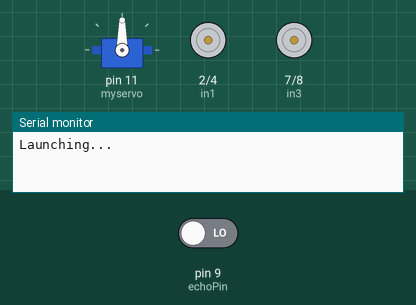
A sketch run on a simulated Arduino Uno, built with avr-gcc and run on an emulated ATmega328P. Parts: servo, motor-driver pin pairs drawn as motors (green arrow = first pin HIGH = forward, orange = second pin HIGH = backward, longer = more drive), the last lines printed to the serial monitor. The inputs (shaded band) are chosen by the test bench; at power-on: pin 9 (echoPin) LOW.

Above: at 0.1 s.
At 4.1 s:
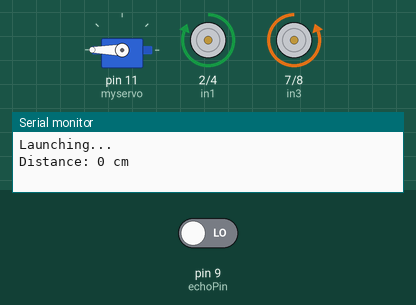
Timing chart, 0 to 5.6 s (numbered marks = the images above):
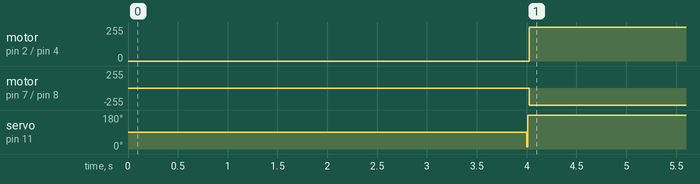

The sketch:

Arduino_Robot_Code_WServo_Present.ino
```cpp
//Defining connections for the motors
#define in1 2    //in1 (H-board) connected with 2 (Arduino)
#define in2 4    //in2 (H-board) connected with 4 (Arduino)
#define in3 7    //in3 (H-board) connected with 7 (Arduino)
#define in4 8    //in4 (H-board) connected with 8 (Arduino)

//Defining connections for ultrasonic sensor
#define echoPin 9    //echo (Sensor) connected with PWM 9
#define trigPin 10   //trig (Sensor) connected with PWM 10

#include <Servo.h>
Servo myservo;

//Defining variables
long duration; //Long variable used to extend the amount of time the sensor records to properly measure the the speed of the wavelength when calculating distance
int distance; //variable for distance in centimeters
int pos=0; //Sets the servo's initial position to zero

void setup()
{
 myservo.attach(11);
 pinMode (trigPin, OUTPUT);         //The trig pin on the Sensor
 pinMode (echoPin, INPUT);          //The echo pin on the Sensor
 pinMode (in1, OUTPUT);             //In1 on the H-Board; Used to spin the left motor in the same direction as In3
 pinMode (in2, OUTPUT);             //In2 on the H-Board; Used to spin the left motor in the same direction as In4  INPUT
 pinMode (in3, OUTPUT);             //In3 on the H-Board; Used to spin the right motor in the same direction as In1
 pinMode (in4, OUTPUT);             //In4 on the H-Board; Used to spin the right motor in the same direction as In2 INPUT
 Serial.begin(9600);                //Launches the Serial Monitor in 9600 baud
 Serial.println("Launching...");    //Just to know when the program starts
}

void loop()
{
  digitalWrite(trigPin, LOW);       //Doesn't trigger the Sensor
  delay(2000);                      //The delay
  digitalWrite(trigPin, HIGH);      //Triggers the Sensor and the ultrasonic pulses
  delay(1000);                      //Another delay
  digitalWrite(trigPin, LOW);       //Stops the Sensor
  duration=pulseIn(echoPin, HIGH);  //The echoPin activates and recieves the wave used by the trigPin
  distance=duration*0.0343/2;       //Distance=Duration*Speed of Sound/2 (since the sound wave travels back and forth, and we don't want double the distance)
  Serial.print("Distance: ");       //Print
  Serial.print(distance);           //Print
  Serial.println(" cm");            //Prints and has the printing in the Serial Monitor be on separate lines
  {
  if (distance<=10)                       //If the distance is less than or equal to 10 centimeters, then the motors will spin opposite of each other
  {
    for (pos<=0; pos<= 180; pos +=1)      //Sets the servo's position to 180 in the positive direction when int pos=0 (which is always)
    myservo.write(pos);                   //Moves the servo's position
    delay(15);                            //Gives time for the servo to make the angle change
    digitalWrite(in1,HIGH);               //Moves the motors/wheels in the opposite directions
    digitalWrite(in3,LOW);
    digitalWrite(in2,LOW);
    digitalWrite(in4,HIGH);
  }
  if (distance>20)                      //If the distance is less than or equal to 20 centimeters, then the motors will spin opposite of each other
  {
    for (pos<=180; pos>=0; pos -=1)      //Sets the servo's position to 180 in the negative direction when int pos=0 (which is always)
    myservo.write(pos);                   //Moves the servo's position
    delay(15);                            //Gives time for the servo to make the angle change
    digitalWrite(in1, HIGH);              //Moves the motors/wheels in the same direction
    digitalWrite(in3, HIGH);
    digitalWrite(in2, LOW);
    digitalWrite(in4, LOW);
  }
  }
 }
```

Measured:
- by itself, motor on pin 2 (in1) / pin 4 (in2): stopped → forward 255/255 at 4.0 s
- by itself, motor on pin 7 (in3) / pin 8 (in4): stopped → backward 255/255 at 4.0 s
- by itself, servo on pin 11 (myservo): 90° → 180° at 4.0 s
